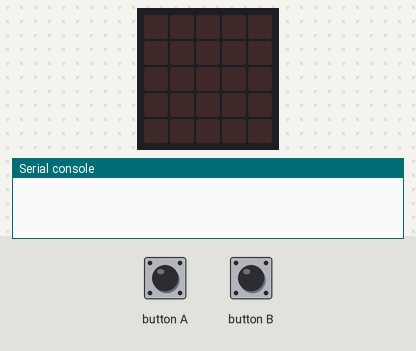
Bench run of a program on a simulated BBC micro:bit running MicroPython. Shown: the board's 5×5 LED display, the last lines printed to the serial console. The inputs (shaded band) are chosen by the test bench. Random numbers come from a fixed seed.

Above: at 1.2 s.
1.3 s: button A pressed for 0.15 s
At 4.0 s:
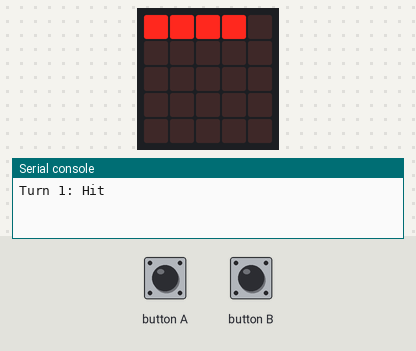
4.4 s: button B pressed for 0.15 s
At 7.4 s:
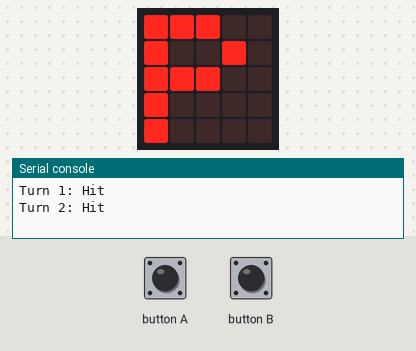
7.5 s: button B pressed for 1 s
11.3 s: button A pressed for 1 s
At 14.2 s:
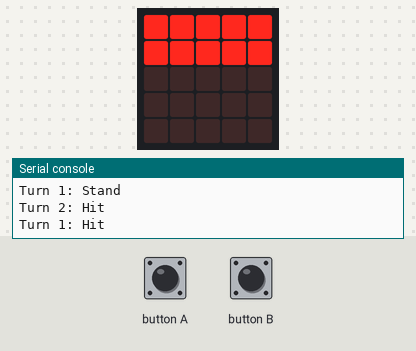
15.3 s: button A pressed for 0.15 s
At 18.2 s:
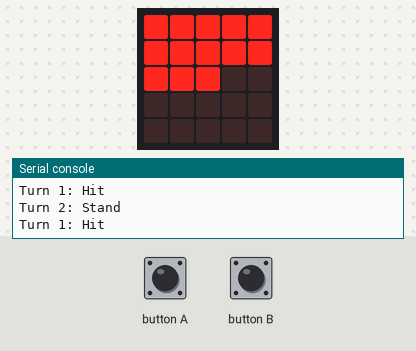
18.4 s: button B pressed for 3.2 s
Timing chart, 0 to 21.4 s (numbered marks = the images above; inputs shaded):
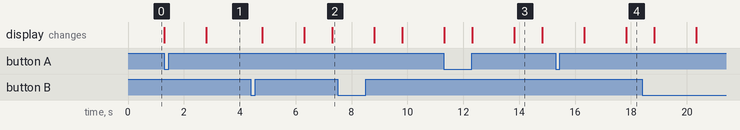

The program:

main.py
```python
# Imports
from microbit import *
import random

# Global Variables
player_score = 0
cpu_score = 0
turn = True
player_state = "safe"
stand_streak = 0

# 1 is player, 2 is cpu

# Actions
def take_action(action):
    global turn, cpu_score, player_score, stand_streak

    if turn == True:
        display.show("P")
    elif turn == False:
        display.show("C")
    sleep(1500)
    display.clear()

    if action == "hit":
        stand_streak = 0
        if turn == True:
            player_score += random.randint(2, 11)
            update_screen()
            print("Turn 1: Hit")
            turn = False
        elif turn == False:
            cpu_score += random.randint(2, 11)
            update_screen()
            print("Turn 2: Hit")
            turn = True
        sleep(1000)

    if action == "stand":
        stand_streak += 1
        if turn == True:
            print("Turn 1: Stand")
            turn = False
        elif turn == False:
            print("Turn 2: Stand")
            turn = True

def turn_manager():
    global turn, cpu_score

    # Player actions.
    if turn == True:
        if button_a.was_pressed():
            take_action("hit")
        if button_b.was_pressed():
            take_action("stand")
    elif turn == False: #CPU actions.
        sleep(1000)
        if cpu_score <= 20:
            take_action("hit")
        if cpu_score >= 21:
            take_action("stand")

def update_screen():
    global turn, player_score

    if player_score > 25:
        display.show(Image.SAD)
    else:
        for i in range(player_score):
            display.set_pixel(i%5,i//5,9)

while True:
    turn_manager()
```

Measured:
- after the input at 1.3 s, the display: first changes at once (image 1 shows a later state)
- what the display in image 3 shows lasts 1.0 s, from 13.8 s to 14.8 s
